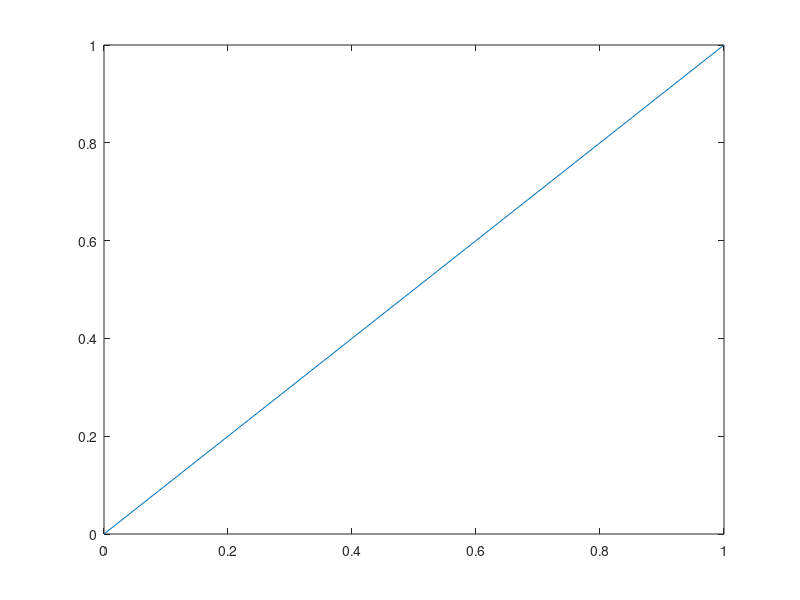

Here is the MATLAB script that generated this plot:
function add_diagonal()

h = gca;

xl = xlim(h);
yl = ylim(h);

xymin = min(xl(1), yl(1));
xymax = max(xl(2), yl(2));

plot([xymin xymax], [xymin xymax]);

end